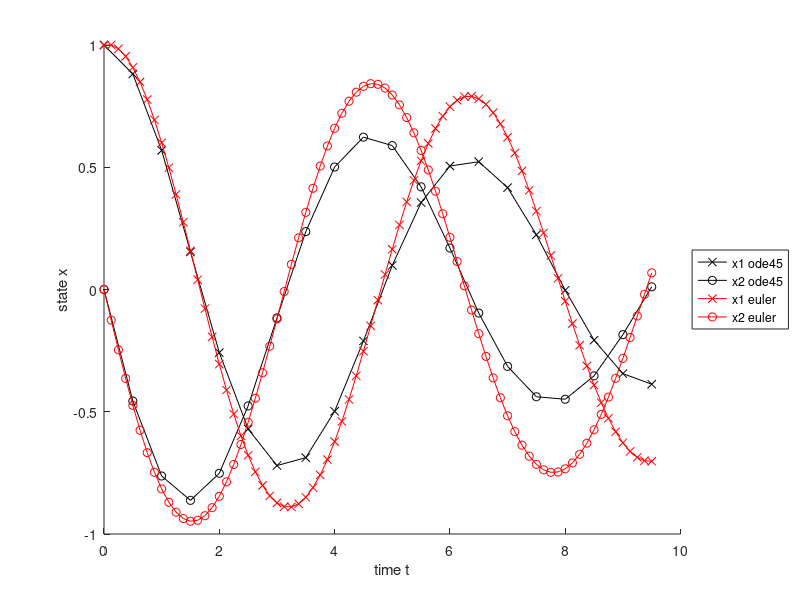

This chart was generated by the following MATLAB code: (Note: this script raises an error after producing the figure.)
clc; clear; close all;

dynamics = @(t,x) [x(2); -.2*x(2) - x(1)];

Ts = .5;
N = 19;
x0 = [1;0];
t = 0:Ts:Ts*N;

% 2a)
[t,X_ode45] = ode45( dynamics, t, x0);
X_ode45 = X_ode45';

figure(1); clf; hold on;
plot(t,X_ode45(1,:), 'kx-', 'DisplayName', 'x1 ode45')
plot(t,X_ode45(2,:), 'ko-', 'DisplayName', 'x2 ode45')
legend('Location','eastoutside');
xlabel('time t')
ylabel('state x')


%% 2b) euler

% remove formal time dependency of dynamics
dynamics = @(x) dynamics(0,x);

X_eu = x0;
h = .125;
t_eu = 0:h:Ts*N;
for k = 2:length(t_eu)
    X_eu(:,k) = X_eu(:,k-1) + h * dynamics(X_eu(:, k-1)) ;
end

plot(t_eu,X_eu(1,:), 'rx-', 'DisplayName', 'x1 euler')
plot(t_eu,X_eu(2,:), 'ro-', 'DisplayName', 'x2 euler')

%% 2b) rk4
X_rk4 = x0;
for k = 2:length(t)
    X_rk4(:,k) = rk4step(dynamics, Ts,  X_rk4(:,k-1));
end   

plot(t,X_rk4(1,:), 'bx-', 'DisplayName', 'x1 rk4')
plot(t,X_rk4(2,:), 'bo-', 'DisplayName', 'x2 rk4')

%% 2c) casadi 
import casadi.*
x = MX.sym('x',2);
dt = MX.sym('x',1);
x_next = Function('x_next',{x,dt}, {rk4step(dynamics, dt, x)});

X_ca = x0;
for k = 2:length(t)
    X_ca(:,k) = full(x_next( X_ca(:,k-1), Ts)) ;
end 

plot(t,X_ca(1,:), 'gx-', 'DisplayName', 'x1 casadi')
plot(t,X_ca(2,:), 'go-', 'DisplayName', 'x2 casadi')
